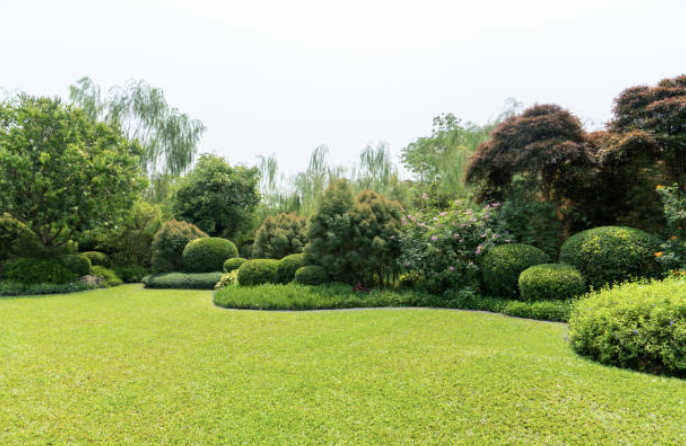
#> input picture pipeline/generation/data/garden.jpg, 686 x 446 px
$ python flux_generate.py
#> lines starting #> are read from the running program, lines starting #| are printed output that depends on the picture; after the words box and inside, x2 and y2 are one past the last pixel; in counts of white or black regions, pixels touching at a corner belong together
#!/usr/bin/env python3
"""
Script minimal : génère plantable_mask.png puis inpaint FLUX.

Usage:
    python -m garden_ai.scripts.flux_generate

Input:  data/garden.jpg
Output: outputs/final_garden.png, outputs/plantable_mask.png
"""
from __future__ import annotations

import sys
from pathlib import Path

import numpy as np
from PIL import Image, ImageFilter

# Project root
PROJECT_ROOT = Path(__file__).resolve().parent.parent
DATA_DIR = PROJECT_ROOT / "data"
OUTPUTS_DIR = PROJECT_ROOT / "outputs"


def _rgb_to_hsv(rgb: np.ndarray) -> np.ndarray:
    """Convert RGB [0-255] to HSV. H: 0-360, S: 0-1, V: 0-1."""
    r, g, b = rgb[..., 0] / 255.0, rgb[..., 1] / 255.0, rgb[..., 2] / 255.0
    mx = np.maximum(np.maximum(r, g), b)
    mn = np.minimum(np.minimum(r, g), b)
    v = mx
    delta = mx - mn
    s = np.where(mx > 0, delta / mx, 0.0)
    h = np.zeros_like(r)
    cond = delta > 0
    h = np.where(cond & (mx == r), 60 * (((g - b) / delta) % 6), h)
    h = np.where(cond & (mx == g), 60 * ((b - r) / delta + 2), h)
    h = np.where(cond & (mx == b), 60 * ((r - g) / delta + 4), h)
    return np.stack([h, s, v], axis=-1)


def generate_plantable_mask(image_path: Path) -> Image.Image:
    """
    Génère un masque plantable (blanc=plantable, noir=protégé).

    - HSV thresholding : herbe/sol (vert/brun) dans la moitié inférieure
    - Exclut le ciel (35% supérieur)
    - Exclut piscine (cyan) et terrasse bois (orange/brun planches)
    - Morphologie close/open pour lisser
    """
    img = Image.open(image_path).convert("RGB")
    arr = np.array(img)
    h_img, w_img = arr.shape[:2]

    hsv = _rgb_to_hsv(arr)
    hh, ss, vv = hsv[..., 0], hsv[..., 1], hsv[..., 2]

    # Masque ciel : exclure les 35% supérieurs
    sky_cut = int(h_img * 0.35)
    not_sky = np.zeros((h_img, w_img), dtype=bool)
    not_sky[sky_cut:, :] = True

    # Herbe : H 80-160, S > 0.15, V > 0.15
    is_green = (hh >= 80) & (hh <= 160) & (ss > 0.15) & (vv > 0.15)

    # Sol/brun : H 15-50, S > 0.1, V > 0.1
    is_brown = (hh >= 15) & (hh <= 50) & (ss > 0.1) & (vv > 0.1)

    # Vert plus large (feuillages, pelouse)
    is_green_wide = (hh >= 70) & (hh <= 170) & (ss > 0.12) & (vv > 0.12)

    plantable = (is_green | is_brown | is_green_wide) & not_sky

    # Exclure piscine (cyan) : H 170-200, S élevé
    is_pool = (hh >= 170) & (hh <= 200) & (ss > 0.3)
    plantable = plantable & ~is_pool

    # Exclure terrasse bois (orange/brun planches) : H 10-40, S modéré, zones assez claires
    is_wood = (hh >= 10) & (hh <= 45) & (ss > 0.2) & (ss < 0.7) & (vv > 0.35)
    plantable = plantable & ~is_wood

    mask = np.where(plantable, 255, 0).astype(np.uint8)
    mask_pil = Image.fromarray(mask, mode="L")

    # Morphologie : close (remplir trous) puis open (enlever petits bruits)
    mask_pil = mask_pil.filter(ImageFilter.MaxFilter(5))  # dilation
    mask_pil = mask_pil.filter(ImageFilter.MinFilter(5))  # erosion -> close
    mask_pil = mask_pil.filter(ImageFilter.MinFilter(5))  # erosion
    mask_pil = mask_pil.filter(ImageFilter.MaxFilter(5))  # dilation -> open

    return mask_pil


def main() -> int:
    print("=== FLUX Generate (minimal) ===\n")

    image_path = DATA_DIR / "garden.jpg"
    if not image_path.exists():
        print(f"❌ Image non trouvée : {image_path}", file=sys.stderr)
        return 1

    OUTPUTS_DIR.mkdir(parents=True, exist_ok=True)
    mask_path = OUTPUTS_DIR / "plantable_mask.png"
    out_path = OUTPUTS_DIR / "final_garden.png"

    # 1. Générer le masque plantable
    print("1. Génération masque plantable...")
    mask = generate_plantable_mask(image_path)
#> in _rgb_to_hsv, `r, g, b = rgb[..., 0] / 255.0, rgb[..., 1] / 255.0, rgb[..., 2] / 255.0`:
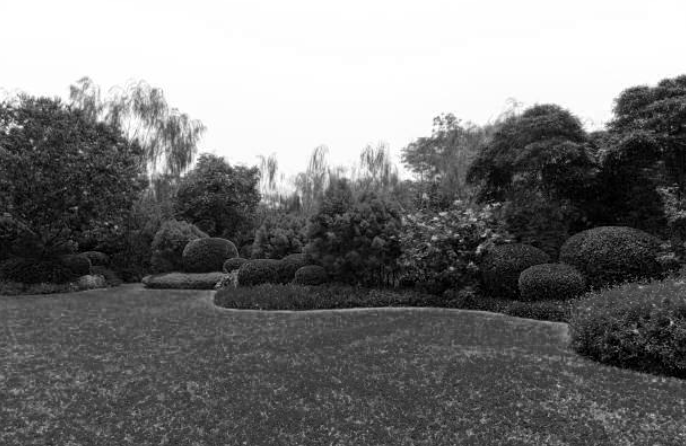
#> b: shape (446, 686) float64; min 0, max 1, mean 0.466
#> in _rgb_to_hsv, `delta = mx - mn`:
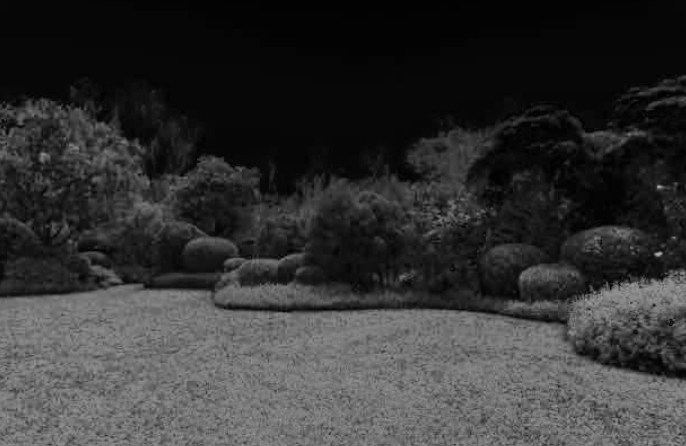
#> delta: shape (446, 686) float64; min 0, max 0.698, mean 0.205
#> in _rgb_to_hsv, `s = np.where(mx > 0, delta / mx, 0.0)`:
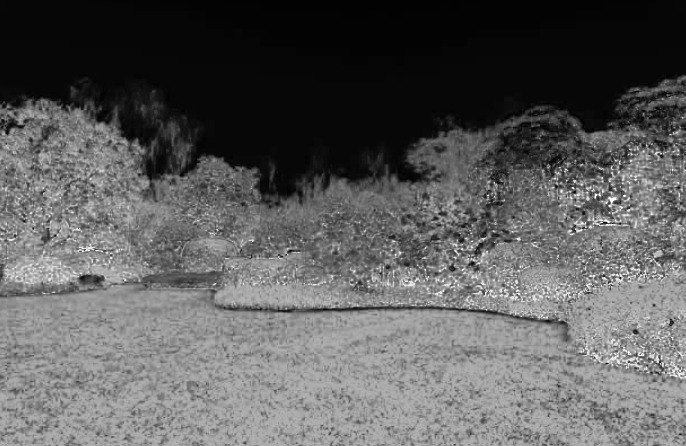
#> s: shape (446, 686) float64; min 0, max 1, mean 0.367
#> in _rgb_to_hsv, `cond = delta > 0`:
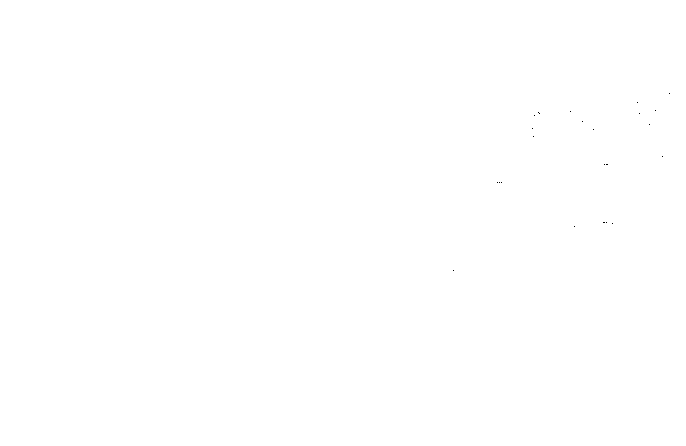
#> cond: shape (446, 686) bool; 100% white; black in thin lines or dots, all inside (x1, y1, x2, y2) = (453, 93, 670, 271)
#> in _rgb_to_hsv, `h = np.where(cond & (mx == b), 60 * ((r - g) / delta + 4), h)`:
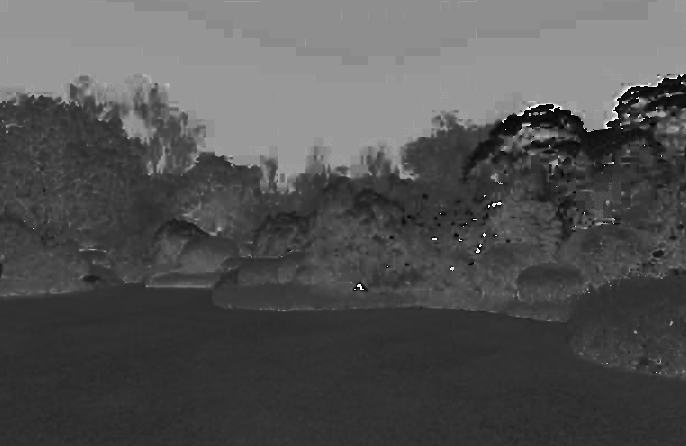
#> h: shape (446, 686) float64; min 0, max 358.1, mean 117; drawn with min black and max white
#> in _rgb_to_hsv, `return np.stack([h, s, v], axis=-1)`:
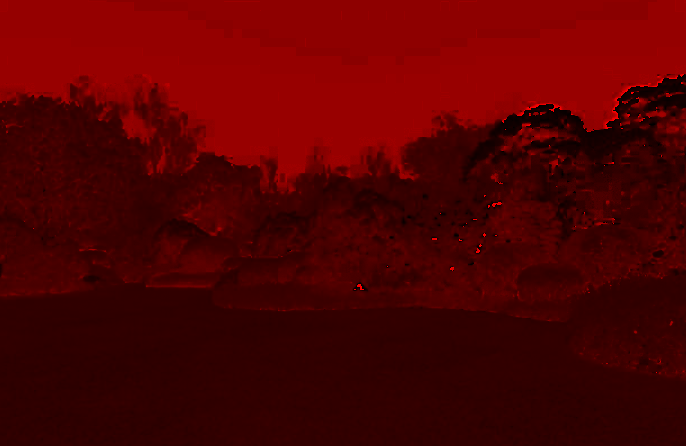
#> returned value: shape (446, 686, 3) float64; mean of channels 0, 1, 2 117, 0.4, 0.7; drawn with min black and max white
#> in generate_plantable_mask, `is_green = (hh >= 80) & (hh <= 160) & (ss > 0.15) & (vv > 0.15)`: is_green: shape (446, 686) bool; 21.5% white; 387 white regions (332 under 20 px), largest, box (x1, y1, x2, y2) and area: (91, 155, 686, 322) 38983, (0, 98, 159, 300) 16683, (570, 324, 686, 376) 2360
#> in generate_plantable_mask, `is_brown = (hh >= 15) & (hh <= 50) & (ss > 0.1) & (vv > 0.1)`: is_brown: shape (446, 686) bool; 2.1% white; 157 white regions (129 under 20 px), largest, box (x1, y1, x2, y2) and area: (463, 105, 664, 176) 3375, (617, 75, 686, 116) 1151, (556, 197, 576, 227) 178
#> in generate_plantable_mask, `is_green_wide = (hh >= 70) & (hh <= 170) & (ss > 0.12) & (vv > 0.12)`: is_green_wide: shape (446, 686) bool; 39.6% white; 634 white regions (516 under 20 px), largest, box (x1, y1, x2, y2) and area: (0, 90, 686, 446) 110930, (423, 401, 483, 446) 636, (654, 106, 686, 150) 635
#> in generate_plantable_mask, `plantable = (is_green | is_brown | is_green_wide) & not_sky`: plantable: shape (446, 686) bool; 36.6% white; 607 white regions (493 under 20 px), largest, box (x1, y1, x2, y2) and area: (0, 156, 686, 446) 102975, (423, 401, 483, 446) 636, (79, 387, 136, 412) 406
#> in generate_plantable_mask, `is_pool = (hh >= 170) & (hh <= 200) & (ss > 0.3)`: is_pool: shape (446, 686) bool; 0.04% white in thin lines or dots, all inside (x1, y1, x2, y2) = (80, 103, 686, 374)
#> in generate_plantable_mask, `plantable = plantable & ~is_pool`: plantable: shape (446, 686) bool; 36.6% white; 607 white regions (493 under 20 px), largest, box (x1, y1, x2, y2) and area: (0, 156, 686, 446) 102974, (423, 401, 483, 446) 636, (79, 387, 136, 412) 406
#> in generate_plantable_mask, `is_wood = (hh >= 10) & (hh <= 45) & (ss > 0.2) & (ss < 0.7) & (vv > 0...`: is_wood: shape (446, 686) bool; 1% white; 91 white regions (77 under 20 px), largest, box (x1, y1, x2, y2) and area: (567, 116, 653, 160) 1030, (464, 110, 567, 170) 760, (622, 79, 686, 99) 414
#> in generate_plantable_mask, `plantable = plantable & ~is_wood`: plantable: shape (446, 686) bool; 36.5% white; 635 white regions (521 under 20 px), largest, box (x1, y1, x2, y2) and area: (0, 156, 686, 446) 102487, (423, 401, 483, 446) 636, (79, 387, 136, 412) 406
#> in generate_plantable_mask, `mask_pil = mask_pil.filter(ImageFilter.MaxFilter(5))`: mask_pil: PIL image 686x446 L; 52.5% white; 228 black regions (180 under 20 px), largest, box (x1, y1, x2, y2) and area: (0, 0, 686, 194) 109434, (0, 286, 336, 446) 23722, (359, 320, 501, 401) 3377
#> in generate_plantable_mask, `mask_pil = mask_pil.filter(ImageFilter.MinFilter(5))`: mask_pil: PIL image 686x446 L; 43.6% white; 168 white regions (139 under 20 px), largest, box (x1, y1, x2, y2) and area: (0, 156, 686, 446) 129314, (77, 381, 143, 422) 848, (557, 411, 621, 446) 589
#> in generate_plantable_mask, `mask_pil = mask_pil.filter(ImageFilter.MinFilter(5))`: mask_pil: PIL image 686x446 L; 36.2% white; 45 white regions (24 under 20 px), largest, box (x1, y1, x2, y2) and area: (0, 158, 686, 446) 108824, (565, 158, 604, 185) 363, (98, 392, 134, 412) 337
#> in generate_plantable_mask, `mask_pil = mask_pil.filter(ImageFilter.MaxFilter(5))`:
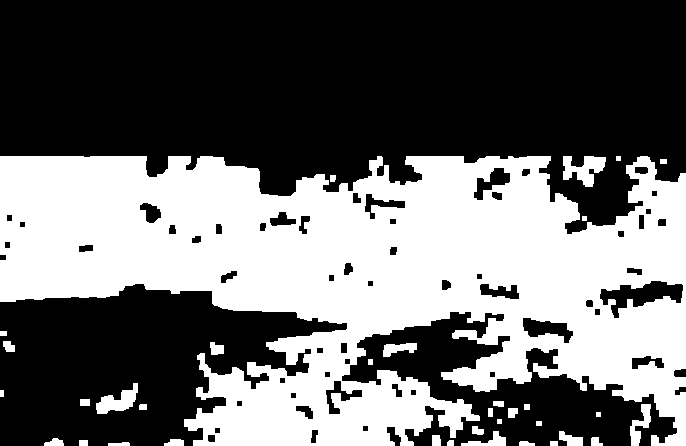
#> mask_pil: PIL image 686x446 L; 41.9% white; 35 white regions, largest, box (x1, y1, x2, y2) and area: (0, 156, 686, 446) 123993, (563, 156, 606, 187) 767, (96, 383, 138, 414) 642
    mask.save(mask_path)
    print(f"   ✓ {mask_path}")

    # 2. Inpaint FLUX
    print("2. Inpaint FLUX...")
    prompt = (
        "Add a natural mediterranean garden with multiple plants: "
        "lavender, rosemary, olive tree, shrubs, "
        "keep existing architecture unchanged, photorealistic, "
        "consistent lighting, no text, no labels"
    )

    try:
        from garden_ai.image_generation.bfl_provider import inpaint
        inpaint(
            image_path=image_path,
            mask_path=mask_path,
            prompt=prompt,
            out_path=out_path,
            seed=42,
        )
#> (this line was passed over: garden_ai is not available in this run)
    except RuntimeError as e:
        if "BFL_API_KEY" in str(e):
            print(f"❌ {e}", file=sys.stderr)
            print("   Définir : export BFL_API_KEY='votre_clé'", file=sys.stderr)
            return 1
        raise

    print(f"   ✓ {out_path}")
    print("\n=== Terminé ===")
    return 0


if __name__ == "__main__":
    sys.exit(main())
#> (the program exits here)
